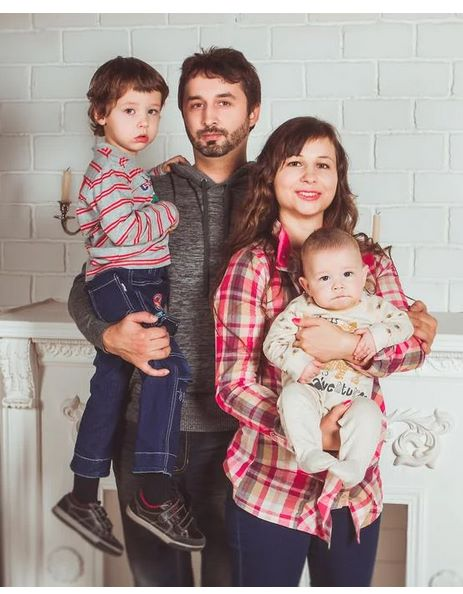
#> input picture haar-feature/TrialImg.jpeg, 463 x 594 px, given in place of the camera
$ python detecting_the_face_with_open_camera.py
#> lines starting #> are read from the running program, lines starting #| are printed output that depends on the picture; after the words box and inside, x2 and y2 are one past the last pixel; in counts of white or black regions, pixels touching at a corner belong together

import cv2


def apply_mask(x, y, w, h, logoImg):
    # Read logo and resize
    # logo = cv2.imread('./filters/hats/clown-hat.png')
    logo = cv2.imread(logoImg)
    size = w - x
    logo = cv2.resize(logo, (size, size))

    # Create a mask of logo
    img2gray = cv2.cvtColor(logo, cv2.COLOR_BGR2GRAY)
    ret, mask = cv2.threshold(img2gray, 1, 255, cv2.THRESH_BINARY)


face_cascade = cv2.CascadeClassifier('haarcascade_frontalface_default.xml')

cap = cv2.VideoCapture(0)

while cap.isOpened():
    _, img = cap.read()
#> img is the input picture: shape (594, 463, 3); mean B, G, R 144.4, 147.3, 164.4

    gray = cv2.cvtColor(img, cv2.COLOR_BGR2GRAY)
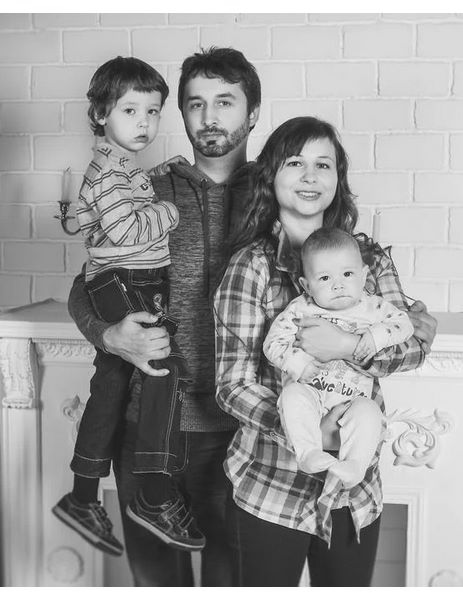
#> gray: shape (594, 463); min 11, max 255, mean 152.1

    faces = face_cascade.detectMultiScale(gray, 1.1, 4)
#> faces = [[110, 86, 64, 64], [273, 137, 73, 73], [306, 252, 62, 62], [171, 73, 81, 81]]

    for (x, y, w, h) in faces:
        cv2.rectangle(img, (x, y), (x+w, y+h), (0, 255, 0), 3)
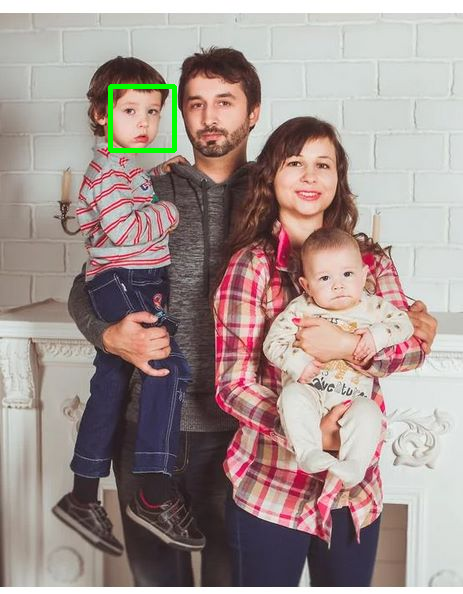
#> img: shape (594, 463, 3); 0.46% of pixels changed, all inside (x1, y1, x2, y2) = (108, 84, 177, 153)
#> (the run stopped early here; a loop or call above may not have finished)

$ run again, on haar-feature/Khaled.jpg
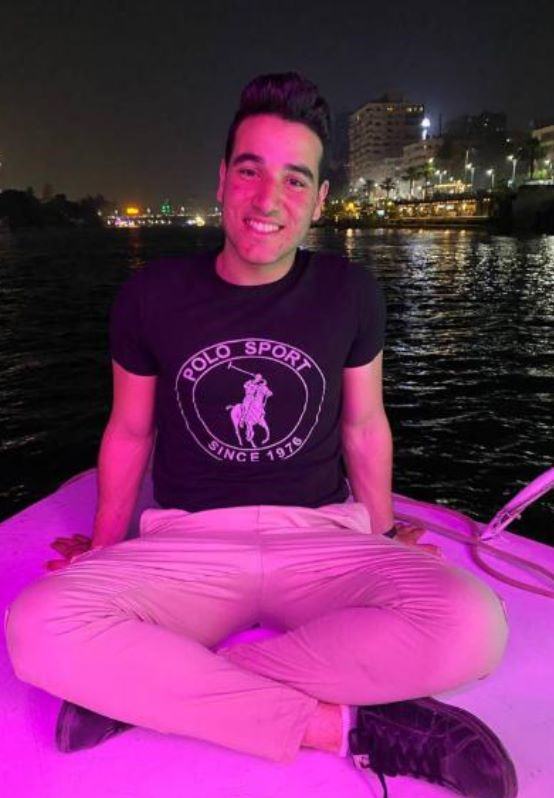
#> input picture haar-feature/Khaled.jpg, 554 x 798 px, given in place of the camera
#> img is the input picture: shape (798, 554, 3); mean B, G, R 97.3, 46.1, 113
#> `gray = cv2.cvtColor(img, cv2.COLOR_BGR2GRAY)`:
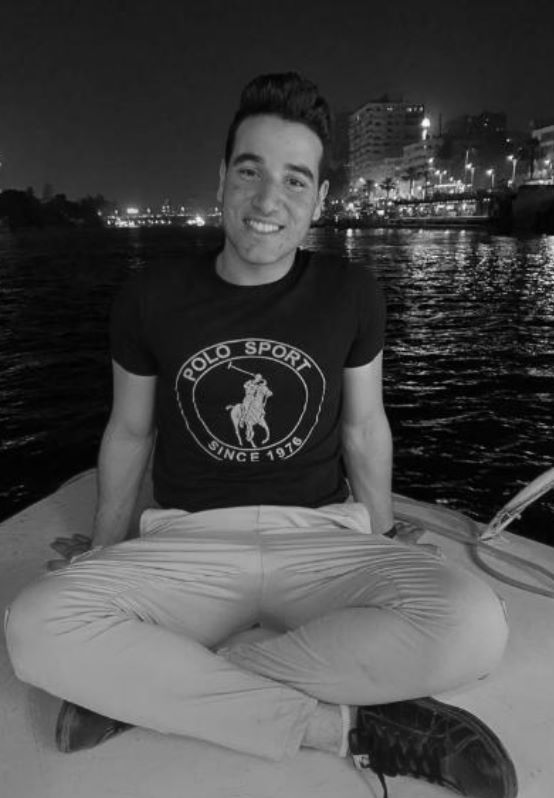
#> gray: shape (798, 554); min 0, max 251, mean 71.9
#> faces = [[205, 123, 138, 138]]
#> `cv2.rectangle(img, (x, y), (x+w, y+h), (0, 255, 0), 3)`:
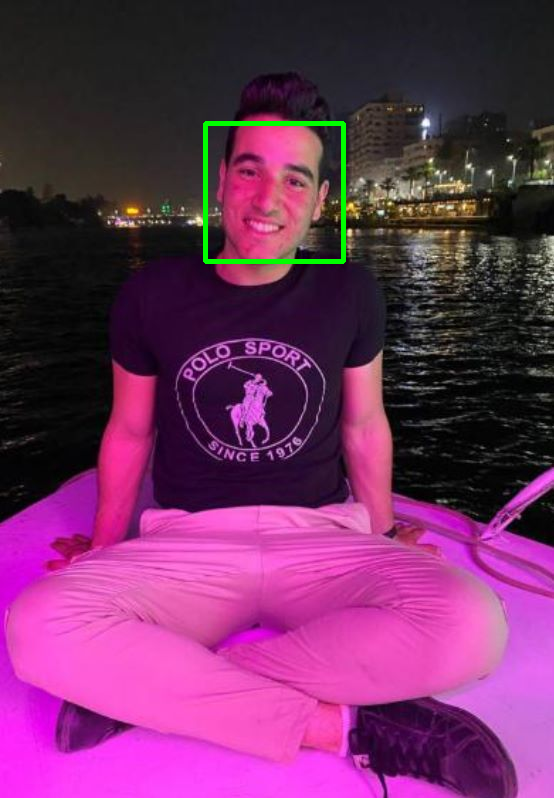
#> img: shape (798, 554, 3); 0.62% of pixels changed, all inside (x1, y1, x2, y2) = (203, 121, 346, 264)
